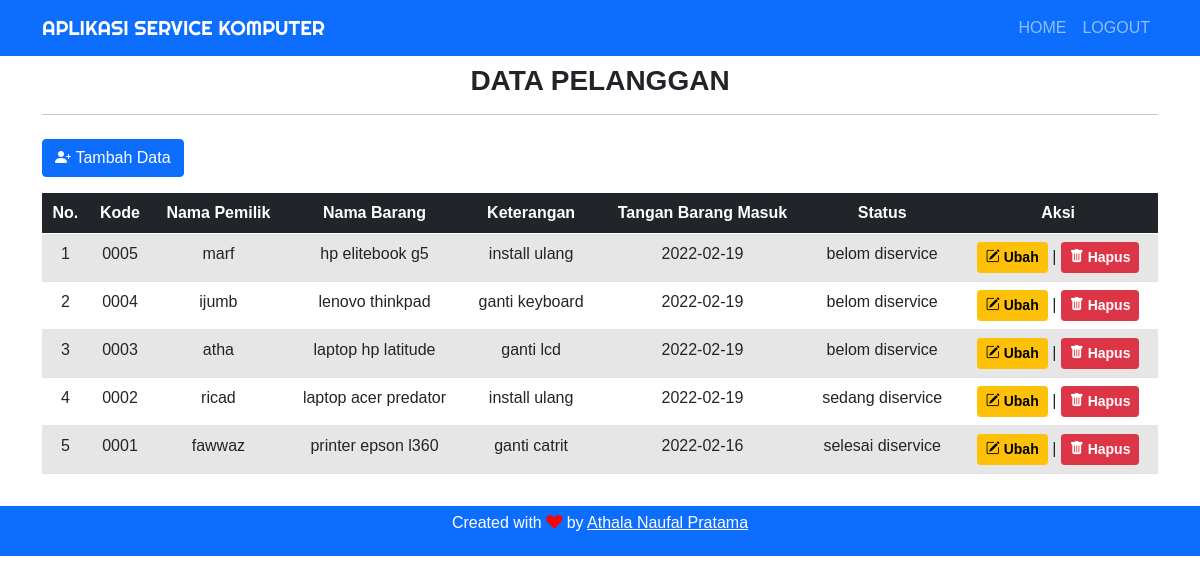
The app's page /dashboard.php (signed in) with its own data.
### tables this page shows
CREATE TABLE `tb_data` (
  `no` int(20) NOT NULL,
  `kode_unik` varchar(20) NOT NULL,
  `nama_owner` varchar(30) NOT NULL,
  `nama_device` varchar(30) NOT NULL,
  `keterangan` varchar(200) NOT NULL,
  `tanggal_in` date NOT NULL,
  `status` varchar(20) NOT NULL
);

### function.php (called while the page is built, shortened)
<?php
$koneksi = mysqli_connect("localhost", "root", "", "aplikasi_kita");
function query($query)
{
    global $koneksi;
    $result = mysqli_query($koneksi, $query);
    $rows = [];
    while ($row = mysqli_fetch_assoc($result)) {
        $rows[] = $row;
    }
    return $rows;
}

### dashboard.php (the view, shortened to what this page needs)
<?php
require 'function.php';
$pelanggan = query("SELECT * FROM tb_data ORDER BY no DESC");
?>
<!DOCTYPE html>
<html lang="en">
<head>
    <link href="https://cdn.jsdelivr.net/npm/bootstrap@5.0.0-beta2/dist/css/bootstrap.min.css" rel="stylesheet">
    <link rel="stylesheet" href="https://cdn.jsdelivr.net/npm/bootstrap-icons@1.4.0/font/bootstrap-icons.css">
    <link rel="stylesheet" href="https://cdn.datatables.net/1.10.23/css/dataTables.bootstrap5.min.css">
    <link rel="stylesheet" href="https://cdn.jsdelivr.net/npm/bootstrap@5.0.0-beta1/dist/css/bootstrap.min.css">
    <link rel="stylesheet" href="css/style.css">
</head>
<body>
    <nav class="navbar navbar-expand-lg navbar-dark bg-primary text-uppercase mt-auto">
        <div class="container">
            <a class="navbar-brand" href="index.php">Aplikasi Service Komputer</a>
            <div class="collapse navbar-collapse" id="navbarNav">
                <ul class="navbar-nav ms-auto">
                    <li class="nav-item">
                        <a class="nav-link" aria-current="page" href="#">Home</a>
                    </li>
                    <li class="nav-item">
                        <a class="nav-link" href="logout.php">Logout</a>
                    </li>
                </ul>
            </div>
        </div>
    </nav>
    <div class="container">
        <div class="row my-2">
            <div class="col-md">
                <h3 class="text-center fw-bold text-uppercase">Data Pelanggan</h3>
                <hr>
            </div>
        </div>
        <div class="row my-2">
            <div class="col-md">
                <a href="addData.php" class="btn btn-primary"><i class="bi bi-person-plus-fill"></i>&nbsp;Tambah Data</a>
            </div>
        </div>
        <div class="row my-3">
            <div class="col-md">
                <table id="data" class="table table-striped table-responsive table-hover text-center" style="width:100%">
                    <thead class="table-dark">
                        <tr>
                            <th>No.</th>
                            <th>Kode</th>
                            <th>Nama Pemilik</th>
                            <th>Nama Barang</th>
                            <th>Keterangan</th>
                            <th>Tangan Barang Masuk</th>
                            <th>Status</th>
                            <th>Aksi</th>
                        </tr>
                    </thead>
                    <tbody>
                        <?php $no = 1; ?>
                        <?php foreach ($pelanggan as $row) : ?>
                            <tr>
                                <td><?= $no++; ?></td>
                                <td><?= $row['kode_unik']?></td>
                                <td><?= $row['nama_owner']; ?></td>
                                <td><?= $row['nama_device']; ?></td>
                                <td><?= $row['keterangan'] ?></td>
                                <td><?= $row['tanggal_in']; ?></td>
                                <td><?= $row['status']; ?></td>
                                <td>
                                    <a href="ubah.php?no=<?= $row['no']; ?>" class="btn btn-warning btn-sm" style="font-weight: 600;"><i class="bi bi-pencil-square"></i>&nbsp;Ubah</a> |
                                    <a href="hapus.php?no=<?= $row['no']; ?>" class="btn btn-danger btn-sm" style="font-weight: 600;" onclick="return confirm('Apakah anda yakin ingin menghapus data <?= $row['nama_owner']; ?> ?');"><i class="bi bi-trash-fill"></i>&nbsp;Hapus</a>
                                </td>
                            </tr>
                        <?php endforeach; ?>
                    </tbody>
                </table>
            </div>
        </div>
    </div>
    <footer class="footer mt-auto bg-primary text-white text-center" style="padding: 5px; ">
        <p>Created with <i class="bi bi-suit-heart-fill" style="color: red;"></i> by <u style="color: #fff;">Athala Naufal Pratama</u></p>
    </footer>
</body>
</html>

### css/style.css (style rules this page uses)
body { font-family: "Gill Sans", "Gill Sans MT", Calibri, "Trebuchet MS", sans-serif; }
.navbar-brand { font-family: "Righteous", cursive; }

### records on screen
tb_data: kode_unik "0005", nama_owner "marf", nama_device "hp elitebook g5", keterangan "install ulang", tanggal_in "2022-02-19", status "belom diservice"
tb_data: kode_unik "0004", nama_owner "ijumb", nama_device "lenovo thinkpad", keterangan "ganti keyboard", tanggal_in "2022-02-19", status "belom diservice"
tb_data: kode_unik "0003", nama_owner "atha", nama_device "laptop hp latitude", keterangan "ganti lcd", tanggal_in "2022-02-19", status "belom diservice"
tb_data: kode_unik "0002", nama_owner "ricad", nama_device "laptop acer predator", keterangan "install ulang", tanggal_in "2022-02-19", status "sedang diservice"
tb_data: kode_unik "0001", nama_owner "fawwaz", nama_device "printer epson l360", keterangan "ganti catrit", tanggal_in "2022-02-16", status "selesai diservice"
